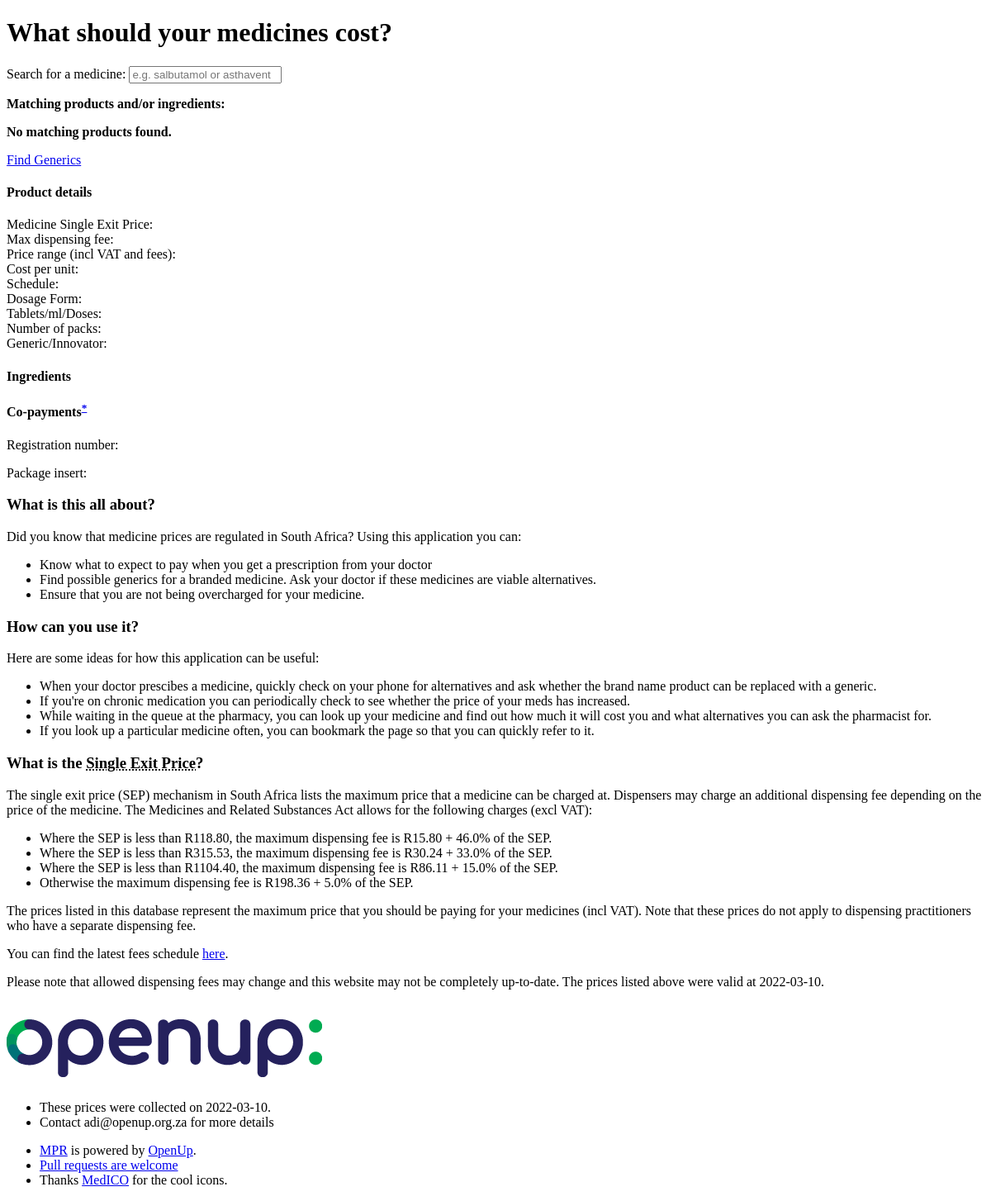
/related/703107001/, run on an earlier commit of the app's database.
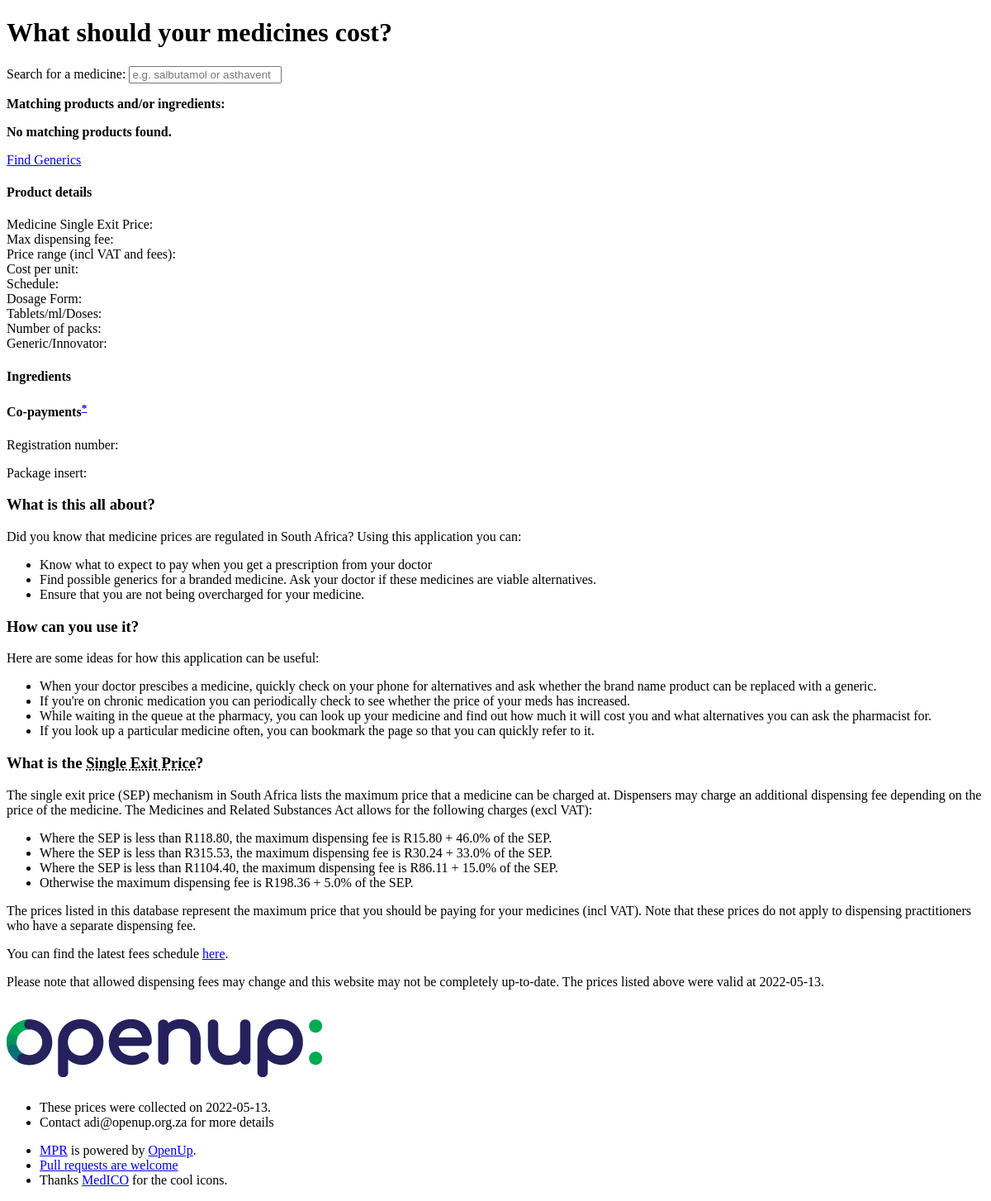
And on a later commit of the database.
### mpr/models.py (models this page shows)
class LastUpdated(models.Model):
    update_date = models.DateField(auto_now_add=True)
    objects = LastUpdatedManager()
    def __str__(self):
        return str(self.update_date)

### mpr/views.py (the view)
# urls.py: path(r"related/<str:nappi_code>/", views.ProductView.as_view(), name="product_related"),
class ProductView(DetailView, TemplateResponseMixin):
    model = models.Product
    slug_url_kwarg = "nappi_code"
    slug_field = "nappi_code"
    template_name = "index.html"

### mpr/context_processors.py (called while the page is built)
def settings_context(request):
    context = {}
    try:
        last_updated = LastUpdated.objects.all().order_by('-update_date')[0]
        context['last_updated'] = last_updated
    except IndexError:
        context['last_updated'] = u"Never"
    context['price_parameters'] = settings.PRICE_PARAMETERS
    context['latest_gazette'] = getattr(settings, "LATEST_GAZETTE", None)
    context['formularies'] = Formulary.objects.all()
    return context

### mpr/models.py (called while the page is built)
    @staticmethod
    def parameters():
        return settings.PRICE_PARAMETERS

    @property
    def max_fee(self):
        if self.dispensing_fee is None or self.sep is None:
            return 0
        return self.dispensing_fee + self.sep

    @property
    def dispensing_fee(self):
        params = Product.parameters()
        VAT = params["VAT"]
        try:
            for threshold, perc, flat_rate in params["prices"]:
                if self.sep < threshold:
                    return (self.sep * perc + flat_rate) * VAT
        except (ValueError, TypeError):
            return self.sep

### mpr/templatetags/math.py (called while the page is built)
def mult(value, arg):
    return float(value) * float(arg)

def isinf(value):
    return value == float('inf')

### mpr/templates/index.html (shortened to what this page needs)
{% extends "base.html" %}
{% block body %}
<div id="search-container">
    <div class="row">
        <label id="label-entrybox" for="entrybox">Search for a medicine:</label>
        <input type="text" id="entrybox" aria-labelled-by="label-entrybox" class="form-control input-lg" placeholder="e.g. salbutamol or asthavent">
    </div>
    <div class="row results">
        <p id="resultsheader"><b>Matching products and/or ingredients: </b></p>
        <p id="noresults"><b>No matching products found.</b></p>
        <div id="product_results" class="products panel-group">
            <div class="template panel panel-default">
                <a href="#">
                <div class="panel-heading">
                    <div class="right-info">
                        <span class="find-generic"><a href="#">Find Generics</a></span>
                    </div>
                </div>
                </a>
            </div>
            <div class="template-panel-body panel-collapse collapse in">
                <div class="panel-body">
                    <div class="product-details">
                        <div class="col-sm-6 details">
                            <h4>Product details</h4>
                            <dl>
                                <dt>Medicine Single Exit Price:</dt>
                                <dt>Max dispensing fee:</dt>
                                <dt>Price range (incl VAT and fees):</dt>
                                <dt class="cost-per-unit">Cost per unit:</dt>
                                <dt>Schedule:</dt>
                                <dt>Dosage Form:</dt>
                                <dt class="dosageform">Tablets/ml/Doses:</dt>
                                <dt>Number of packs:</dt>
                                <dt>Generic/Innovator:</dt>
                            </dl>
                        </div>
                        <div class="col-sm-6 ingredients">
                            <h4>Ingredients</h4>
                        </div>
                        <div class="col-sm-6 copayments">
                            <h4>Co-payments<sup><a href="#copayments">*</a></sup></h4>
                        </div>
                    </div>
                </div>
                <div class="panel-footer">
                    <p>
                        Registration number:
                    </p>
                    <p class="package-insert">Package insert: <a href="#" class="product-package-insert"></a></span></p>
                </div>
            </div>
        </div>
    </div>
</div>
{% endblock %}

### mpr/templates/base.html (shortened to what the changed rows need)
{% load math %}
<!DOCTYPE html>
<html>
  <head>
    {% load pipeline %}
  </head>
  <body>
    <main class="container">
      <header role="banner" class="container page-header">
        <h1>What should your medicines cost?</h1>
      </header>
      <aside class="col-md-12">
        <section class="panel panel-info">
          <div class="panel-body">
            <p>The single exit price (SEP) mechanism in South Africa lists the maximum price that a medicine can be charged at. Dispensers may charge an additional dispensing fee depending on the price of the medicine. The Medicines and Related Substances Act allows for the following charges (excl VAT):</p>
            <ul>
                {% for row in price_parameters.prices %}
                    {% if not row.0|isinf %}
                    <li>Where the SEP is less than R{{ row.0|floatformat:2 }}, the maximum dispensing fee is R{{ row.2|floatformat:2 }} + {{ row.1|mult:100 }}% of the SEP.</li>
                    {% else %}
                    <li>Otherwise the maximum dispensing fee is R{{ row.2|floatformat:2 }} + {{ row.1|mult:100}}% of the SEP.</li>
                    {% endif %}
                {% endfor %}
            </ul>
            <p>The prices listed in this database represent the maximum price that you should be paying for your medicines (incl VAT). Note that these prices do not apply to dispensing practitioners who have a separate dispensing fee.</p>{% if latest_gazette %}<p>You can find the latest fees schedule <a href="{{ latest_gazette }}">here</a>.</p>{% endif %}
            <p>Please note that allowed dispensing fees may change and this website may not be completely up-to-date. The prices listed above were valid at {{ last_updated }}.</p>
          </div>
        </section>
      </aside>
      <footer role="contentinfo" class="container text-center">
        <ul class="list-inline">
          <li>These prices were collected on {{ last_updated }}.</li>
          <li>Contact &#097;&#100;&#105;&#064;&#111;&#112;&#101;&#110;&#117;&#112;&#046;&#111;&#114;&#103;&#046;&#122;&#097; for more details</li>
        </ul>
      </footer>
    </main>
  </body>
</html>

What changed in the data, as far as the page shows it:
no longer on this page (row unchanged): LastUpdated: update_date "2022-03-10"
added LastUpdated: update_date "2022-05-13"
